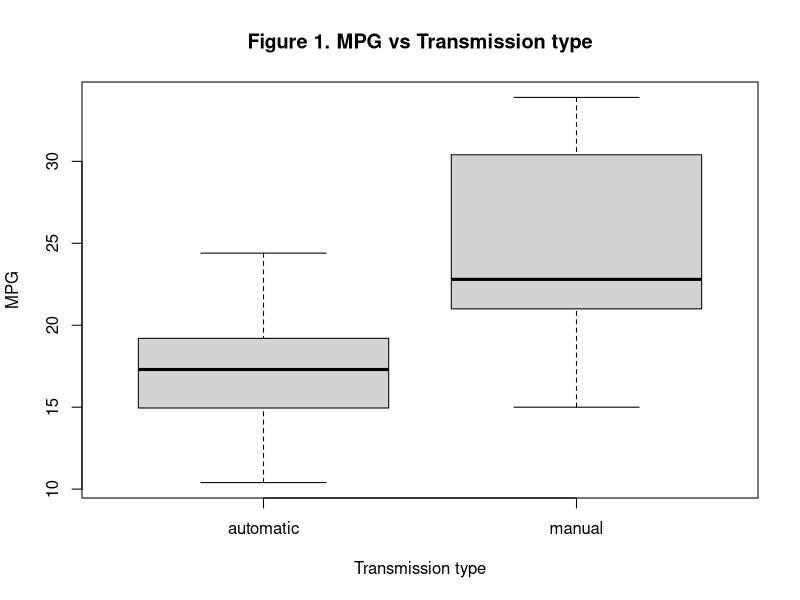
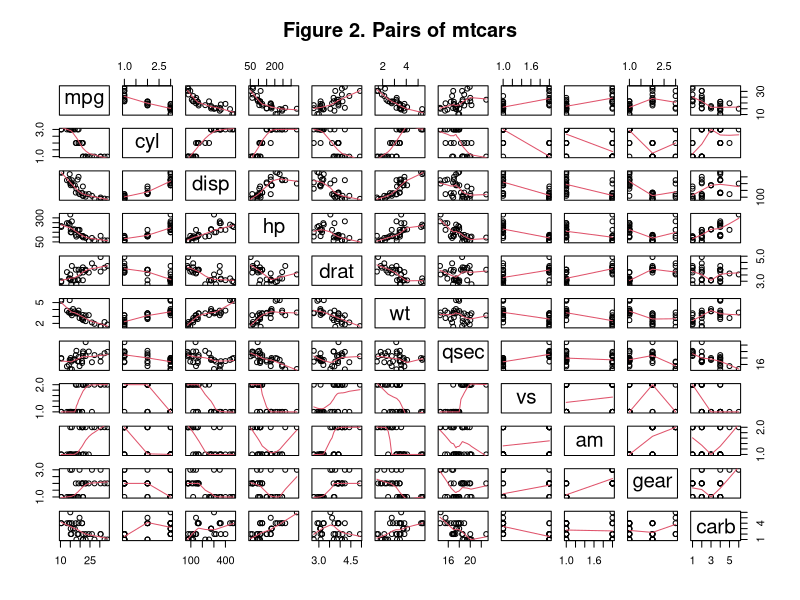
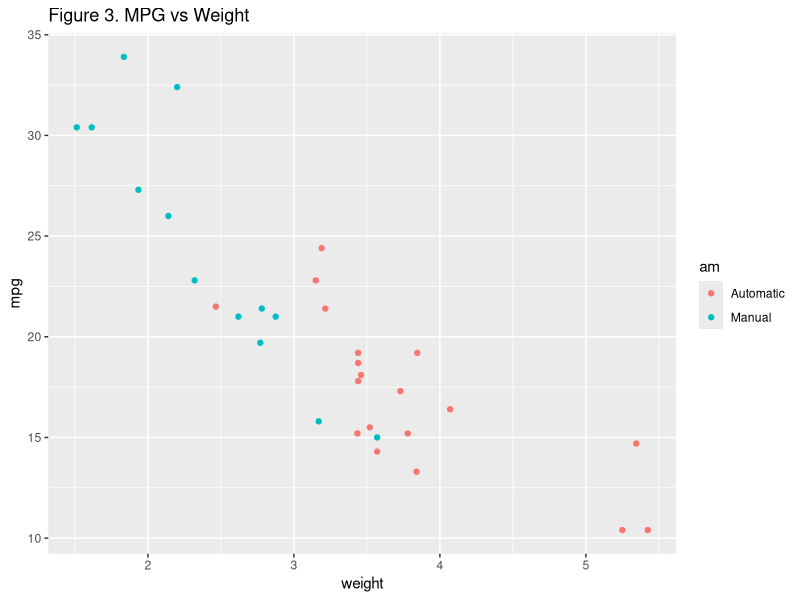
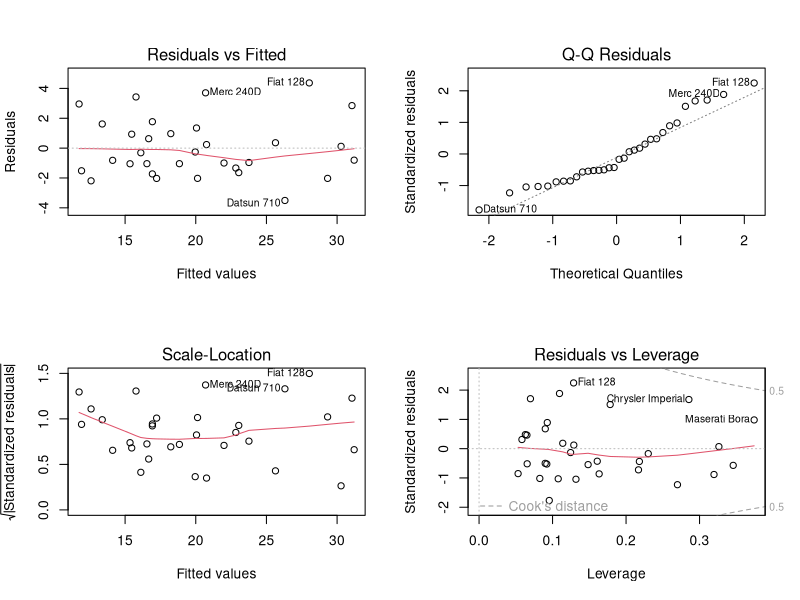

Write R code to recreate these figures, in order.
## ---- chunk 1
data(mtcars)
head(mtcars)
## ---- chunk 2
mtcars$cyl <- factor(mtcars$cyl);mtcars$vs <- factor(mtcars$vs)
mtcars$gear <- factor(mtcars$gear);mtcars$carb <- factor(mtcars$carb)
mtcars$am <- factor(mtcars$am)
levels(mtcars$am) <- c("automatic", "manual")
## ---- chunk 3
result <- t.test(mpg ~ am, data=mtcars)
#result
## ---- chunk 4
lm.fitAll <- lm( mpg ~ ., data=mtcars)
#summary(lm.fitAll)
## ---- chunk 5
lm.fitWithInteraction <- lm(mpg ~ cyl + hp + wt + am + wt:am, data=mtcars)
#summary(lm.fitWithInteraction)
## ---- chunk 6
lm.fitAdjustedForInteraction <- lm(mpg ~ wt + qsec + am + wt:am, data=mtcars)
#summary(lm.fitAdjustedForInteraction)
## ---- chunk 7
plot(mpg ~ am, data = mtcars, xlab = "Transmission type", ylab = "MPG",main = "Figure 1. MPG vs Transmission type")
## ---- chunk 8
pairs(mtcars, panel = panel.smooth, main="Figure 2. Pairs of mtcars")
## ---- chunk 9
require(ggplot2)
ggplot(mtcars, aes(x=wt, y=mpg, group=am, color=am, height=3, width=3)) + geom_point() +  
scale_colour_discrete(labels=c("Automatic", "Manual")) + 
xlab("weight") + ggtitle("Figure 3. MPG vs Weight")
## ---- chunk 10
par(mfrow = c(2, 2))
plot(lm.fitAdjustedForInteraction)
